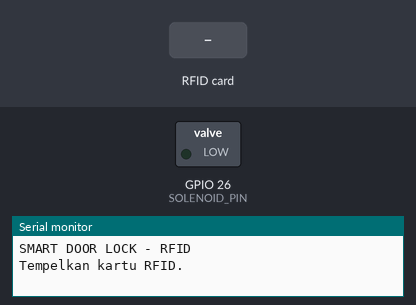
This sketch was run on a simulated ESP32. Parts: switched loads named in the sketch (green lamp = pin HIGH), the last lines printed to the serial monitor. Inputs (shaded band) come from the test bench.

Above: at 1.2 s.
1.3 s: RFID card A1 B2 C3 D4 held to the reader
At 1.6 s:
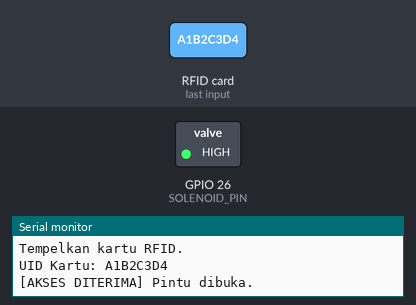
2.8 s: RFID card 5E 7A 19 C4 held to the reader
Timing chart, 0 to 5.8 s (numbered marks = the images above; inputs shaded):
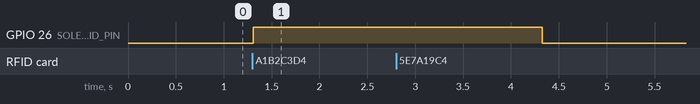

Measured:
- after the input at 1.3 s, GPIO 26 (SOLENOID_PIN): LOW → HIGH at once

The sketch:

rfidlock.ino
```cpp
#include <SPI.h>
#include <MFRC522.h>

// =================================
// KONFIGURASI RFID
// =================================

#define RFID_SS_PIN   5
#define RFID_RST_PIN  22

MFRC522 rfid(RFID_SS_PIN, RFID_RST_PIN);

// =================================
// KONFIGURASI SOLENOID
// =================================

#define SOLENOID_PIN 26

// MOSFET aktif ketika GPIO HIGH.
#define SOLENOID_ON  HIGH
#define SOLENOID_OFF LOW

// Durasi membuka pintu.
const unsigned long DURASI_BUKA = 3000;

// =================================
// UID KARTU YANG DIIZINKAN
// =================================

// Ganti dengan UID kartu milikmu.
// Contoh ini hanya UID dummy.
const char* UID_DIIZINKAN[] = {
  "A1B2C3D4"
};

const int JUMLAH_KARTU =
  sizeof(UID_DIIZINKAN) /
  sizeof(UID_DIIZINKAN[0]);

// =================================
// STATUS PINTU
// =================================

bool pintuTerbuka = false;

unsigned long waktuBuka = 0;

// =================================
// MEMBACA UID RFID
// =================================

String bacaUID() {

  String uid = "";

  for (byte i = 0; i < rfid.uid.size; i++) {

    if (rfid.uid.uidByte[i] < 0x10) {
      uid += "0";
    }

    uid += String(
      rfid.uid.uidByte[i],
      HEX
    );
  }

  uid.toUpperCase();

  return uid;
}

// =================================
// MEMERIKSA KARTU
// =================================

bool kartuDiizinkan(String uid) {

  for (int i = 0; i < JUMLAH_KARTU; i++) {

    if (uid.equalsIgnoreCase(
      UID_DIIZINKAN[i]
    )) {
      return true;
    }
  }

  return false;
}

// =================================
// MEMBUKA PINTU
// =================================

void bukaPintu() {

  digitalWrite(
    SOLENOID_PIN,
    SOLENOID_ON
  );

  pintuTerbuka = true;
  waktuBuka = millis();

  Serial.println(
    "[AKSES DITERIMA] Pintu dibuka."
  );
}

// =================================
// MENUTUP PINTU
// =================================

void tutupPintu() {

  digitalWrite(
    SOLENOID_PIN,
    SOLENOID_OFF
  );

  pintuTerbuka = false;

  Serial.println(
    "[INFO] Waktu akses berakhir."
  );
}

// =================================
// SETUP
// =================================

void setup() {

  Serial.begin(115200);

  pinMode(
    SOLENOID_PIN,
    OUTPUT
  );

  // Kondisi awal: solenoid tidak aktif.
  digitalWrite(
    SOLENOID_PIN,
    SOLENOID_OFF
  );

  SPI.begin(
    18,  // SCK
    19,  // MISO
    23,  // MOSI
    5    // SS
  );

  rfid.PCD_Init();

  Serial.println();
  Serial.println(
    "SMART DOOR LOCK - RFID"
  );

  Serial.println(
    "Tempelkan kartu RFID."
  );
}

// =================================
// LOOP
// =================================

void loop() {

  // Menutup kembali setelah durasi habis.
  if (
    pintuTerbuka &&
    millis() - waktuBuka >= DURASI_BUKA
  ) {

    tutupPintu();
  }

  // Tidak ada kartu baru.
  if (!rfid.PICC_IsNewCardPresent()) {
    return;
  }

  if (!rfid.PICC_ReadCardSerial()) {
    return;
  }

  String uid = bacaUID();

  Serial.print("UID Kartu: ");
  Serial.println(uid);

  if (kartuDiizinkan(uid)) {

    bukaPintu();

  } else {

    Serial.println(
      "[AKSES DITOLAK] Kartu tidak terdaftar."
    );
  }

  rfid.PICC_HaltA();
  rfid.PCD_StopCrypto1();

  delay(300);
}
```
